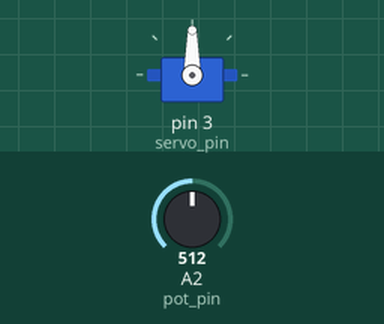
Simulated run of this sketch. Board: Arduino Uno, built with avr-gcc and run on an emulated ATmega328P. Shown: servo. Inputs (shaded band) come from the test bench; at power-on: A2 (pot_pin) = 512. What the sketch prints to the serial monitor is not drawn.

Above: at 1.2 s.
1.3 s: A2 (pot_pin) set to 557
At 3.7 s:
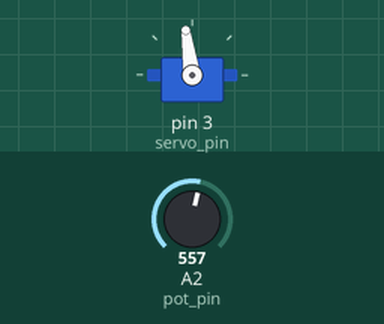
6.1 s: A2 (pot_pin) set to 582
At 9.1 s:
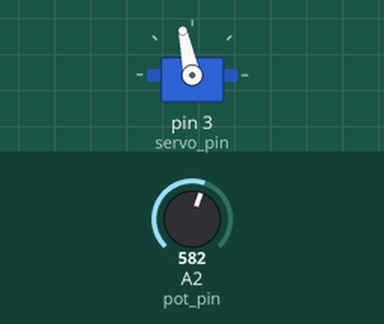
9.4 s: A2 (pot_pin) set to 306
At 11.7 s:
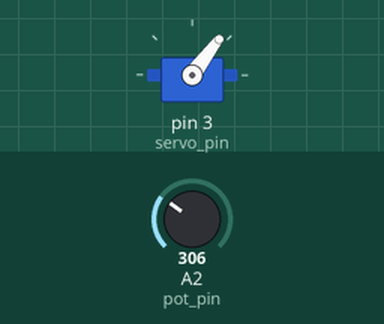
12.5 s: A2 (pot_pin) set to 107
At 15.1 s:
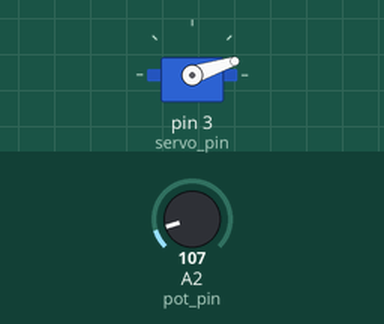
15.5 s: A2 (pot_pin) set to 94
At 18.2 s:
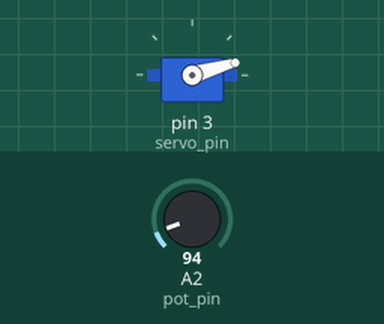
20.3 s: A2 (pot_pin) set to 122
At 24.2 s:
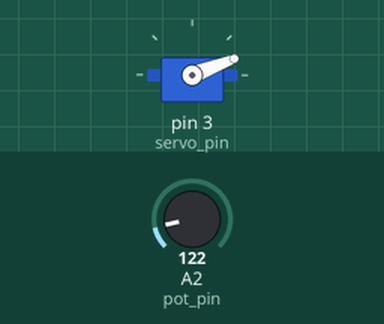
Timing chart, 0 to 25.5 s (numbered marks = the images above; inputs shaded):
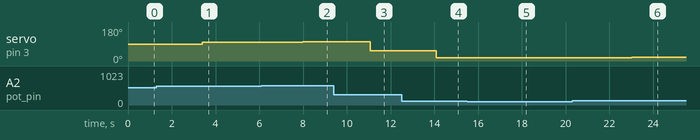

The sketch:

control_servo_with_potentiometer.ino
```cpp
#include <Servo.h>
int pot_pin = A2;
int pot_val;
int servo_pin = 3;
int servo_angle;
int baud_rate = 115200;
int wait_time = 100;
Servo servo;
void setup() {
  pinMode(pot_pin, INPUT);
  Serial.begin(baud_rate);
  servo.attach(servo_pin);
}

void loop() {
  pot_val = analogRead(pot_pin);
  Serial.print("Potentiometer at: ");
  Serial.println(pot_val);

  servo_angle = pot_val * (180.0 / 1023.0);
  Serial.print("Servo at: ");
  Serial.println(servo_angle);
  servo.write(servo_angle);
  delay(wait_time);
}
```

Measured:
- after the input at 1.3 s, servo on pin 3 (servo_pin): 90° → 98° after 2.1 s
- after the input at 6.1 s, servo on pin 3 (servo_pin): 98° → 102° after 1.9 s
- after the input at 9.4 s, servo on pin 3 (servo_pin): 102° → 53° after 1.7 s
- after the input at 12.5 s, servo on pin 3 (servo_pin): 53° → 18° after 1.6 s
- after the input at 15.5 s, servo on pin 3 (servo_pin): 18° → 16° after 1.6 s
- after the input at 20.3 s, servo on pin 3 (servo_pin): 16° → 21° after 2.7 s
